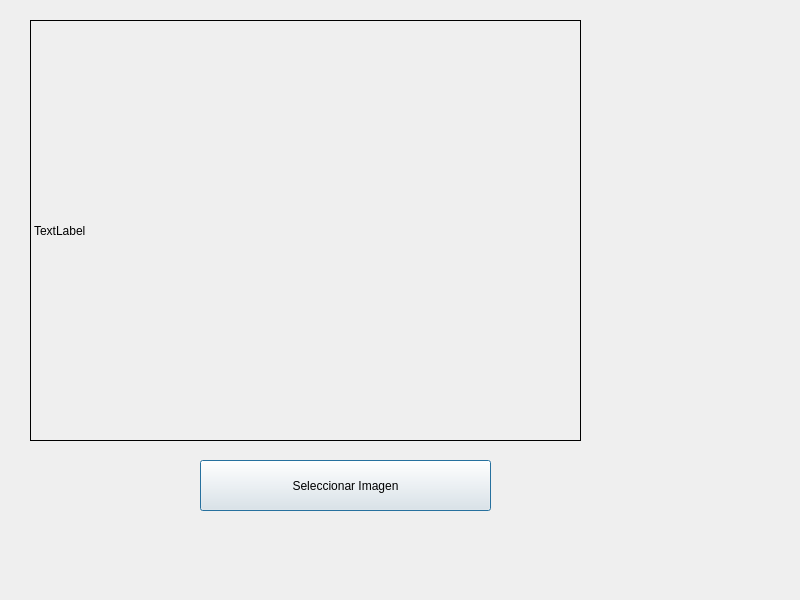
<?xml version="1.0" encoding="UTF-8"?>
<ui version="4.0">
 <class>Dialog</class>
 <widget class="QDialog" name="Dialog">
  <property name="geometry">
   <rect>
    <x>0</x>
    <y>0</y>
    <width>800</width>
    <height>600</height>
   </rect>
  </property>
  <property name="windowTitle">
   <string>Dialog</string>
  </property>
  <widget class="QLabel" name="label">
   <property name="geometry">
    <rect>
     <x>30</x>
     <y>20</y>
     <width>551</width>
     <height>421</height>
    </rect>
   </property>
   <property name="frameShape">
    <enum>QFrame::Box</enum>
   </property>
   <property name="text">
    <string>TextLabel</string>
   </property>
  </widget>
  <widget class="QPushButton" name="pushButton">
   <property name="geometry">
    <rect>
     <x>200</x>
     <y>460</y>
     <width>291</width>
     <height>51</height>
    </rect>
   </property>
   <property name="text">
    <string>Seleccionar Imagen</string>
   </property>
  </widget>
 </widget>
 <resources/>
 <connections/>
</ui>
